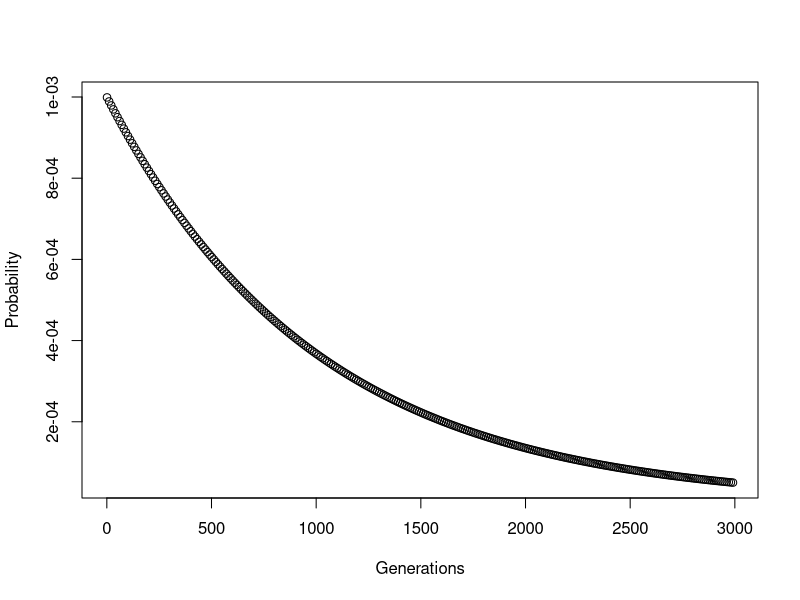
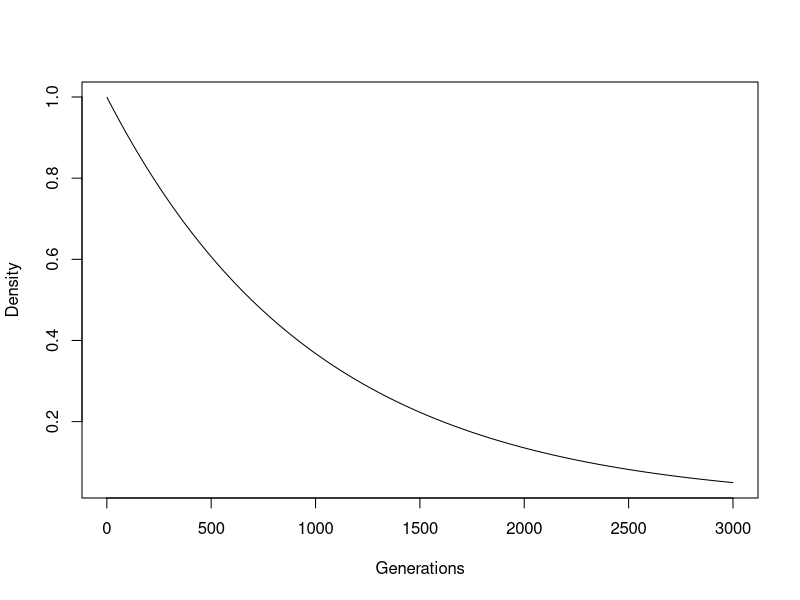
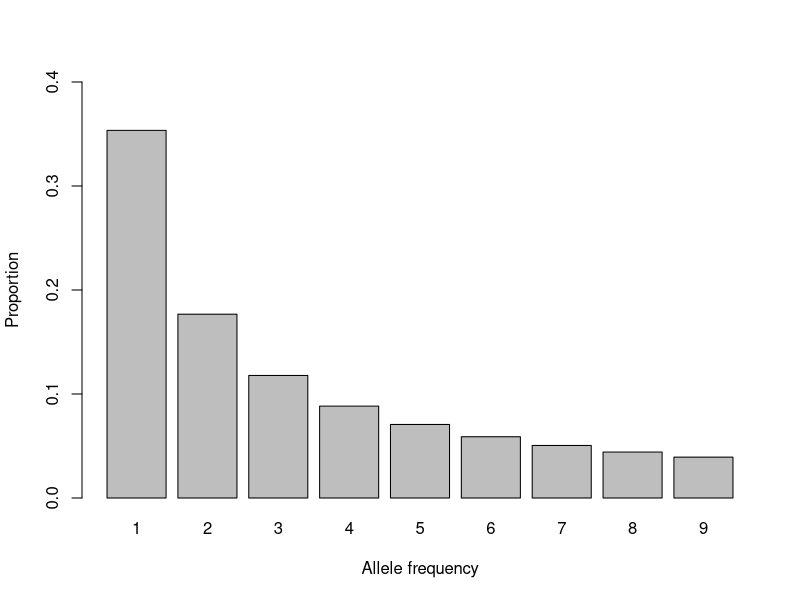
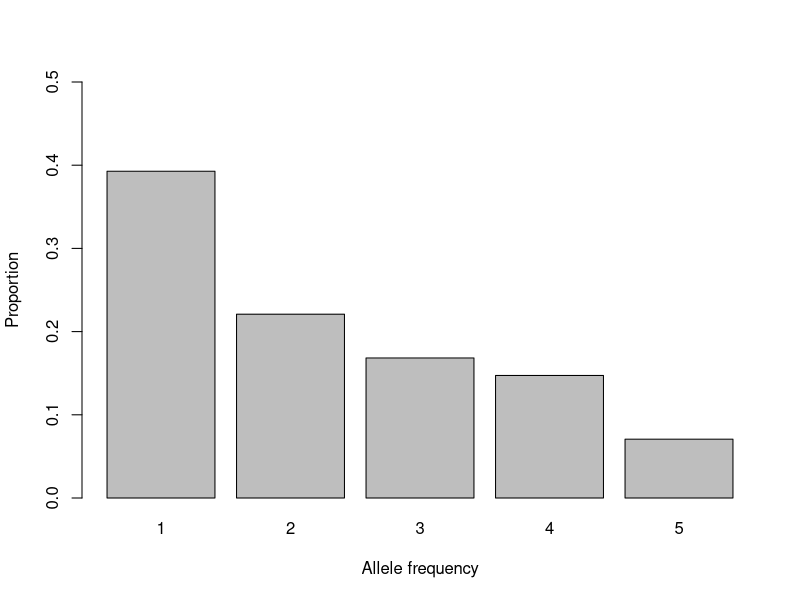

Here is the R script that generated these plots, in order:
# nr of individuals in the population
N <- 500
# over 3000 generations
tmrca <- seq(1,3000,10)

prob_tmrca <- dgeom(x=tmrca, prob=1/(2*N))

plot(x=tmrca, y=prob_tmrca, ylab="Probability", xlab="Generations")

N <- 500
tmrca <- seq(1,3000,1)/(2*N) # time is in 2N generations
plot(x=tmrca*(2*N), y=dexp(x=tmrca, rate=1), ylab="Density", xlab="Generations", type="l")

# with 10 haploid individuals
n <- 10
sfs <- 1 / seq(1, n-1, 1)
sfs <- sfs / sum(sfs)

barplot(sfs, ylab="Proportion", names=seq(1,9,1), ylim=c(0,0.40), xlab="Allele frequency")

folded_sfs  <- c(sfs[1]+sfs[9], sfs[2]+sfs[8], sfs[3]+sfs[7], sfs[4]+sfs[6], sfs[5])
folded_sfs <- folded_sfs / sum(folded_sfs)

 barplot(folded_sfs, ylab="Proportion", names=seq(1,5,1), ylim=c(0,0.50), xlab="Allele frequency")
